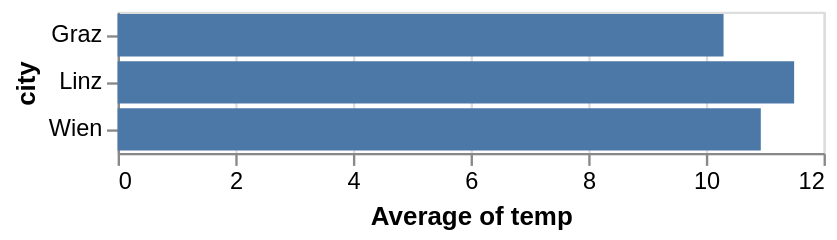

Notebook code for this chart:
### Markdown cell above
## Änderung des Elementtyps (Mark Type)

Angenommen, wir möchten unsere aggregierten Werte mit rechteckigen Balken statt mit kreisförmigen Punkten darstellen. Wir können dazu `Chart.mark_point` durch `Chart.mark_bar` ersetzen:

### Code cell
alt.Chart(df).mark_bar().encode(
    x='average(temp)',
    y='city'
)

### Figure 1 — Vega-Lite specification as saved in the notebook (floating-point values rounded to 4 significant figures)
{"config": {"view": {"continuousWidth": 300, "continuousHeight": 300}}, "data": {"name": "data-7f41ec7df670bb075c53817f719782ac"}, "mark": {"type": "bar"}, "encoding": {"x": {"aggregate": "average", "field": "temp", "type": "quantitative"}, "y": {"field": "city", "type": "nominal"}}, "$schema": "https://vega.github.io/schema/vega-lite/v6.4.1.json", "datasets": {"data-7f41ec7df670bb075c53817f719782ac": [{"city": "Linz", "month": "Apr", "temp": 12.1}, {"city": "Linz", "month": "Aug", "temp": 20.3}, {"city": "Linz", "month": "Dec", "temp": 2.1}, {"city": "Wien", "month": "Apr", "temp": 11.0}, {"city": "Wien", "month": "Aug", "temp": 20.8}, {"city": "Wien", "month": "Dec", "temp": 1.0}, {"city": "Graz", "month": "Apr", "temp": 10.5}, {"city": "Graz", "month": "Aug", "temp": 19.5}, {"city": "Graz", "month": "Dec", "temp": 0.9}]}}
